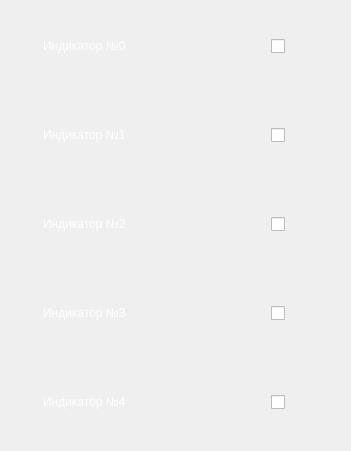
  <widget class="QWidget" name="layoutWidget">
   <property name="geometry">
    <rect>
     <x>50</x>
     <y>210</y>
     <width>351</width>
     <height>451</height>
    </rect>
   </property>
   <layout class="QVBoxLayout" name="verticalLayout">
    <item>
     <widget class="QGroupBox" name="group0">
      <property name="styleSheet">
       <string notr="true">QGroupBox { border: none; background-color: transparent; border-radius: 25px; /* Половина высоты для полного скругления */
display: flex;}</string>
      </property>
      <property name="title">
       <string/>
      </property>
      <widget class="QCheckBox" name="toggle0">
       <property name="enabled">
        <bool>true</bool>
       </property>
       <property name="geometry">
        <rect>
         <x>260</x>
         <y>20</y>
         <width>60</width>
         <height>30</height>
        </rect>
       </property>
       <property name="styleSheet">
        <string notr="true">QCheckBox::indicator {
	width: 60px;
	height: 90px;
	background-image: url(:/image/resources/img/info.png);
}

QCheckBox::indicator:checked {
	image: url(:/image/resources/img/on.png);
	background-image: url(:/image/resources/img/info.png);
}

QCheckBox::indicator:unchecked {
	image: url(:/image/resources/img/off.png);
	background-image: url(:/image/resources/img/info.png);
}

</string>
       </property>
       <property name="text">
        <string/>
       </property>
      </widget>
      <widget class="QLabel" name="indicator0_2">
       <property name="geometry">
        <rect>
         <x>9</x>
         <y>0</y>
         <width>321</width>
         <height>70</height>
        </rect>
       </property>
       <property name="sizePolicy">
        <sizepolicy hsizetype="Minimum" vsizetype="Maximum">
         <horstretch>0</horstretch>
         <verstretch>0</verstretch>
        </sizepolicy>
       </property>
       <property name="font">
        <font>
         <pointsize>9</pointsize>
         <fontweight>ExtraLight</fontweight>
        </font>
       </property>
       <property name="styleSheet">
        <string notr="true">width: 400px;
background-image: url(:/image/resources/img/info_black.png);
color: rgb(255, 255, 255);
height: 50px;
 /*background-color: white;*/
border-radius: 25px; /* Половина высоты для полного скругления */
display: flex;
align-items: center; /* Вертикальное выравнивание текста */
padding: 0 20px; /* Отступы с обоих концов */
box-shadow: 0 4px 8px rgba(0, 0, 0, 0.1); /* Небольшая тень для эффекта всплытия */
 margin: 10px 0; /* Для отступа между элементами, если их несколько */
</string>
       </property>
       <property name="frameShadow">
        <enum>QFrame::Raised</enum>
       </property>
       <property name="text">
        <string>&lt;!DOCTYPE html&gt;
&lt;html lang=&quot;ru&quot;&gt;
&lt;head&gt;
&lt;meta charset=&quot;UTF-8&quot;&gt;
&lt;meta name=&quot;viewport&quot; content=&quot;width=device-width, initial-scale=1.0&quot;&gt;
&lt;title&gt;CustomLabel&lt;/title&gt;
&lt;style&gt;
  .custom-label {
    width: 400px;
    height: 50px;
    border-radius: 25px; /* Половина высоты для полного скругления */
    display: flex;
    align-items: center; /* Вертикальное выравнивание текста */
    padding: 0 20px; /* Отступы с обоих концов */
    box-shadow: 0 4px 8px rgba(0, 0, 0, 0.1); /* Небольшая тень для эффекта всплытия */
    margin: 10px 0; /* Для отступа между элементами, если их несколько */
  }

  .custom-label-text {
    color: black;
    font-weight: 400; /* Тонкий шрифт */
    font-size: 20px; /* Размер шрифта */
  }
&lt;/style&gt;
&lt;/head&gt;
&lt;body&gt;

&lt;div class=&quot;custom-label&quot;&gt;
  &lt;span class=&quot;custom-label-text&quot;&gt;Индикатор №0&lt;/span&gt;
&lt;/div&gt;

&lt;/body&gt;
&lt;/html&gt;
</string>
       </property>
      </widget>
      <widget class="QPushButton" name="info0">
       <property name="enabled">
        <bool>true</bool>
       </property>
       <property name="geometry">
        <rect>
         <x>180</x>
         <y>25</y>
         <width>22</width>
         <height>22</height>
        </rect>
       </property>
       <property name="sizePolicy">
        <sizepolicy hsizetype="Maximum" vsizetype="Maximum">
         <horstretch>0</horstretch>
         <verstretch>0</verstretch>
        </sizepolicy>
       </property>
       <property name="font">
        <font>
         <pointsize>9</pointsize>
         <bold>false</bold>
         <stylestrategy>PreferAntialias</stylestrategy>
        </font>
       </property>
       <property name="mouseTracking">
        <bool>true</bool>
       </property>
       <property name="tabletTracking">
        <bool>true</bool>
       </property>
       <property name="focusPolicy">
        <enum>Qt::StrongFocus</enum>
       </property>
       <property name="autoFillBackground">
        <bool>false</bool>
       </property>
       <property name="styleSheet">
        <string notr="true">image: url(:/image/resources/img/info_black.png);
border-radius: 80px;</string>
       </property>
       <property name="text">
        <string/>
       </property>
       <property name="checkable">
        <bool>true</bool>
       </property>
       <attribute name="buttonGroup">
        <string notr="true">buttonGroup</string>
       </attribute>
      </widget>
      <zorder>indicator0_2</zorder>
      <zorder>info0</zorder>
      <zorder>toggle0</zorder>
     </widget>
    </item>
    <item>
     <spacer name="verticalSpacer">
      <property name="orientation">
       <enum>Qt::Vertical</enum>
      </property>
      <property name="sizeType">
       <enum>QSizePolicy::Fixed</enum>
      </property>
      <property name="sizeHint" stdset="0">
       <size>
        <width>10</width>
        <height>10</height>
       </size>
      </property>
     </spacer>
    </item>
    <item>
     <widget class="QGroupBox" name="group1">
      <property name="styleSheet">
       <string notr="true">QGroupBox { border: none; background-color: transparent; border-radius: 25px; /* Половина высоты для полного скругления */
display: flex;}</string>
      </property>
      <property name="title">
       <string/>
      </property>
      <widget class="QCheckBox" name="toggle0_2">
       <property name="enabled">
        <bool>true</bool>
       </property>
       <property name="geometry">
        <rect>
         <x>260</x>
         <y>20</y>
         <width>60</width>
         <height>30</height>
        </rect>
       </property>
       <property name="styleSheet">
        <string notr="true">QCheckBox::indicator {
	width: 60px;
	height: 90px;
	background-image: url(:/image/resources/img/info.png);
}

QCheckBox::indicator:checked {
	image: url(:/image/resources/img/on.png);
	background-image: url(:/image/resources/img/info.png);
}

QCheckBox::indicator:unchecked {
	image: url(:/image/resources/img/off.png);
	background-image: url(:/image/resources/img/info.png);
}

</string>
       </property>
       <property name="text">
        <string/>
       </property>
      </widget>
      <widget class="QLabel" name="indicator0_3">
       <property name="geometry">
        <rect>
         <x>9</x>
         <y>0</y>
         <width>320</width>
         <height>70</height>
        </rect>
       </property>
       <property name="sizePolicy">
        <sizepolicy hsizetype="Minimum" vsizetype="Maximum">
         <horstretch>0</horstretch>
         <verstretch>0</verstretch>
        </sizepolicy>
       </property>
       <property name="font">
        <font>
         <pointsize>9</pointsize>
         <fontweight>ExtraLight</fontweight>
        </font>
       </property>
       <property name="styleSheet">
        <string notr="true">width: 400px;
background-image: url(:/image/resources/img/info_black.png);
color: rgb(255, 255, 255);
height: 50px;
 /*background-color: white;*/
border-radius: 25px; /* Половина высоты для полного скругления */
display: flex;
align-items: center; /* Вертикальное выравнивание текста */
padding: 0 20px; /* Отступы с обоих концов */
box-shadow: 0 4px 8px rgba(0, 0, 0, 0.1); /* Небольшая тень для эффекта всплытия */
 margin: 10px 0; /* Для отступа между элементами, если их несколько */
</string>
       </property>
       <property name="frameShadow">
        <enum>QFrame::Raised</enum>
       </property>
       <property name="text">
        <string>&lt;!DOCTYPE html&gt;
&lt;html lang=&quot;ru&quot;&gt;
&lt;head&gt;
&lt;meta charset=&quot;UTF-8&quot;&gt;
&lt;meta name=&quot;viewport&quot; content=&quot;width=device-width, initial-scale=1.0&quot;&gt;
&lt;title&gt;CustomLabel&lt;/title&gt;
&lt;style&gt;
  .custom-label {
    width: 400px;
    height: 50px;
    border-radius: 25px; /* Половина высоты для полного скругления */
    display: flex;
    align-items: center; /* Вертикальное выравнивание текста */
    padding: 0 20px; /* Отступы с обоих концов */
  }

  .custom-label-text {
    color: black;
    font-weight: 400; /* Тонкий шрифт */
    font-size: 20px; /* Размер шрифта */
  }
&lt;/style&gt;
&lt;/head&gt;
&lt;body&gt;

&lt;div class=&quot;custom-label&quot;&gt;
  &lt;span class=&quot;custom-label-text&quot;&gt;Индикатор №1&lt;/span&gt;
&lt;/div&gt;

&lt;/body&gt;
&lt;/html&gt;
</string>
       </property>
      </widget>
      <widget class="QPushButton" name="info0_2">
       <property name="enabled">
        <bool>true</bool>
       </property>
       <property name="geometry">
        <rect>
         <x>180</x>
         <y>25</y>
         <width>22</width>
         <height>22</height>
        </rect>
       </property>
       <property name="sizePolicy">
        <sizepolicy hsizetype="Maximum" vsizetype="Maximum">
         <horstretch>0</horstretch>
         <verstretch>0</verstretch>
        </sizepolicy>
       </property>
       <property name="font">
        <font>
         <pointsize>9</pointsize>
         <bold>false</bold>
         <stylestrategy>PreferAntialias</stylestrategy>
        </font>
       </property>
       <property name="mouseTracking">
        <bool>true</bool>
       </property>
       <property name="tabletTracking">
        <bool>true</bool>
       </property>
       <property name="focusPolicy">
        <enum>Qt::StrongFocus</enum>
       </property>
       <property name="autoFillBackground">
        <bool>false</bool>
       </property>
       <property name="styleSheet">
        <string notr="true">image: url(:/image/resources/img/info_black.png);
border-radius: 80px;</string>
       </property>
       <property name="text">
        <string/>
       </property>
       <property name="checkable">
        <bool>true</bool>
       </property>
       <attribute name="buttonGroup">
        <string notr="true">buttonGroup</string>
       </attribute>
      </widget>
      <zorder>indicator0_3</zorder>
      <zorder>toggle0_2</zorder>
      <zorder>info0_2</zorder>
     </widget>
    </item>
    <item>
     <spacer name="verticalSpacer_2">
      <property name="orientation">
       <enum>Qt::Vertical</enum>
      </property>
      <property name="sizeType">
       <enum>QSizePolicy::Fixed</enum>
      </property>
      <property name="sizeHint" stdset="0">
       <size>
        <width>10</width>
        <height>10</height>
       </size>
      </property>
     </spacer>
    </item>
    <item>
     <widget class="QGroupBox" name="group1_2">
      <property name="styleSheet">
       <string notr="true">QGroupBox { width: 300px;
height: 50px;
border: none; background-color: transparent; border-radius: 35px;}</string>
      </property>
      <property name="title">
       <string/>
      </property>
      <widget class="QCheckBox" name="toggle0_3">
       <property name="enabled">
        <bool>true</bool>
       </property>
       <property name="geometry">
        <rect>
         <x>260</x>
         <y>20</y>
         <width>60</width>
         <height>30</height>
        </rect>
       </property>
       <property name="styleSheet">
        <string notr="true">QCheckBox::indicator {
	width: 60px;
	height: 90px;
	background-image: url(:/image/resources/img/info.png);
}

QCheckBox::indicator:checked {
	image: url(:/image/resources/img/on.png);
	background-image: url(:/image/resources/img/info.png);
}

QCheckBox::indicator:unchecked {
	image: url(:/image/resources/img/off.png);
	background-image: url(:/image/resources/img/info.png);
}

</string>
       </property>
       <property name="text">
        <string/>
       </property>
      </widget>
      <widget class="QLabel" name="indicator0_4">
       <property name="geometry">
        <rect>
         <x>9</x>
         <y>0</y>
         <width>321</width>
         <height>70</height>
        </rect>
       </property>
       <property name="sizePolicy">
        <sizepolicy hsizetype="Maximum" vsizetype="Maximum">
         <horstretch>0</horstretch>
         <verstretch>0</verstretch>
        </sizepolicy>
       </property>
       <property name="font">
        <font>
         <pointsize>9</pointsize>
         <fontweight>ExtraLight</fontweight>
        </font>
       </property>
       <property name="styleSheet">
        <string notr="true">width: 400px;
background-image: url(:/image/resources/img/info_black.png);
color: rgb(255, 255, 255);
height: 50px;
 /*background-color: white;*/
border-radius: 25px; /* Половина высоты для полного скругления */
display: flex;
align-items: center; /* Вертикальное выравнивание текста */
padding: 0 20px; /* Отступы с обоих концов */
box-shadow: 0 4px 8px rgba(0, 0, 0, 0.1); /* Небольшая тень для эффекта всплытия */
 margin: 10px 0; /* Для отступа между элементами, если их несколько */
</string>
       </property>
       <property name="frameShadow">
        <enum>QFrame::Raised</enum>
       </property>
       <property name="text">
        <string>&lt;!DOCTYPE html&gt;
&lt;html lang=&quot;ru&quot;&gt;
&lt;head&gt;
&lt;meta charset=&quot;UTF-8&quot;&gt;
&lt;meta name=&quot;viewport&quot; content=&quot;width=device-width, initial-scale=1.0&quot;&gt;
&lt;title&gt;CustomLabel&lt;/title&gt;
&lt;style&gt;
  .custom-label {
    width: 400px;
    height: 50px;
    border-radius: 25px; /* Половина высоты для полного скругления */
    display: flex;
    align-items: center; /* Вертикальное выравнивание текста */
    padding: 0 20px; /* Отступы с обоих концов */
  }

  .custom-label-text {
    color: black;
    font-weight: 400; /* Тонкий шрифт */
    font-size: 20px; /* Размер шрифта */
  }
&lt;/style&gt;
&lt;/head&gt;
&lt;body&gt;

&lt;div class=&quot;custom-label&quot;&gt;
  &lt;span class=&quot;custom-label-text&quot;&gt;Индикатор №2&lt;/span&gt;
&lt;/div&gt;

&lt;/body&gt;
&lt;/html&gt;
</string>
       </property>
      </widget>
      <widget class="QPushButton" name="info0_3">
       <property name="enabled">
        <bool>true</bool>
       </property>
       <property name="geometry">
        <rect>
         <x>180</x>
         <y>25</y>
         <width>22</width>
         <height>22</height>
        </rect>
       </property>
       <property name="sizePolicy">
        <sizepolicy hsizetype="Maximum" vsizetype="Maximum">
         <horstretch>0</horstretch>
         <verstretch>0</verstretch>
        </sizepolicy>
       </property>
       <property name="font">
        <font>
         <pointsize>9</pointsize>
         <bold>false</bold>
         <stylestrategy>PreferAntialias</stylestrategy>
        </font>
       </property>
       <property name="mouseTracking">
        <bool>true</bool>
       </property>
       <property name="tabletTracking">
        <bool>true</bool>
       </property>
       <property name="focusPolicy">
        <enum>Qt::StrongFocus</enum>
       </property>
       <property name="autoFillBackground">
        <bool>false</bool>
       </property>
       <property name="styleSheet">
        <string notr="true">image: url(:/image/resources/img/info_black.png);
border-radius: 80px;</string>
       </property>
       <property name="text">
        <string/>
       </property>
       <property name="checkable">
        <bool>true</bool>
       </property>
       <attribute name="buttonGroup">
        <string notr="true">buttonGroup</string>
       </attribute>
      </widget>
      <zorder>indicator0_4</zorder>
      <zorder>info0_3</zorder>
      <zorder>toggle0_3</zorder>
     </widget>
    </item>
    <item>
     <spacer name="verticalSpacer_3">
      <property name="orientation">
       <enum>Qt::Vertical</enum>
      </property>
      <property name="sizeType">
       <enum>QSizePolicy::Fixed</enum>
      </property>
      <property name="sizeHint" stdset="0">
       <size>
        <width>10</width>
        <height>10</height>
       </size>
      </property>
     </spacer>
    </item>
    <item>
     <widget class="QGroupBox" name="group1_3">
      <property name="styleSheet">
       <string notr="true">QGroupBox { border: none; background-color: transparent; border-radius: 25px; /* Половина высоты для полного скругления */
display: flex;}</string>
      </property>
      <property name="title">
       <string/>
      </property>
      <widget class="QCheckBox" name="toggle0_4">
       <property name="enabled">
        <bool>true</bool>
       </property>
       <property name="geometry">
        <rect>
         <x>260</x>
         <y>20</y>
         <width>60</width>
         <height>30</height>
        </rect>
       </property>
       <property name="styleSheet">
        <string notr="true">QCheckBox::indicator {
	width: 60px;
	height: 90px;
	background-image: url(:/image/resources/img/info.png);
}

QCheckBox::indicator:checked {
	image: url(:/image/resources/img/on.png);
	background-image: url(:/image/resources/img/info.png);
}

QCheckBox::indicator:unchecked {
	image: url(:/image/resources/img/off.png);
	background-image: url(:/image/resources/img/info.png);
}

</string>
       </property>
       <property name="text">
        <string/>
       </property>
      </widget>
      <widget class="QLabel" name="indicator0_5">
       <property name="geometry">
        <rect>
         <x>9</x>
         <y>0</y>
         <width>321</width>
         <height>70</height>
        </rect>
       </property>
       <property name="sizePolicy">
        <sizepolicy hsizetype="Minimum" vsizetype="Maximum">
         <horstretch>0</horstretch>
         <verstretch>0</verstretch>
        </sizepolicy>
       </property>
       <property name="font">
        <font>
         <pointsize>9</pointsize>
         <fontweight>ExtraLight</fontweight>
        </font>
       </property>
       <property name="styleSheet">
        <string notr="true">width: 400px;
background-image: url(:/image/resources/img/info_black.png);
color: rgb(255, 255, 255);
height: 50px;
 /*background-color: white;*/
border-radius: 25px; /* Половина высоты для полного скругления */
display: flex;
align-items: center; /* Вертикальное выравнивание текста */
padding: 0 20px; /* Отступы с обоих концов */
box-shadow: 0 4px 8px rgba(0, 0, 0, 0.1); /* Небольшая тень для эффекта всплытия */
 margin: 10px 0; /* Для отступа между элементами, если их несколько */
</string>
       </property>
       <property name="frameShadow">
        <enum>QFrame::Raised</enum>
       </property>
       <property name="text">
        <string>&lt;!DOCTYPE html&gt;
&lt;html lang=&quot;ru&quot;&gt;
&lt;head&gt;
&lt;meta charset=&quot;UTF-8&quot;&gt;
&lt;meta name=&quot;viewport&quot; content=&quot;width=device-width, initial-scale=1.0&quot;&gt;
&lt;title&gt;CustomLabel&lt;/title&gt;
&lt;style&gt;
  .custom-label {
    width: 400px;
    height: 50px;
    border-radius: 25px; /* Половина высоты для полного скругления */
    display: flex;
    align-items: center; /* Вертикальное выравнивание текста */
    padding: 0 20px; /* Отступы с обоих концов */
  }

  .custom-label-text {
    color: black;
    font-weight: 400; /* Тонкий шрифт */
    font-size: 20px; /* Размер шрифта */
  }
&lt;/style&gt;
&lt;/head&gt;
&lt;body&gt;

&lt;div class=&quot;custom-label&quot;&gt;
  &lt;span class=&quot;custom-label-text&quot;&gt;Индикатор №3&lt;/span&gt;
&lt;/div&gt;

&lt;/body&gt;
&lt;/html&gt;
</string>
       </property>
      </widget>
      <widget class="QPushButton" name="info0_4">
       <property name="enabled">
        <bool>true</bool>
       </property>
       <property name="geometry">
        <rect>
         <x>180</x>
         <y>25</y>
         <width>22</width>
         <height>22</height>
        </rect>
       </property>
       <property name="sizePolicy">
        <sizepolicy hsizetype="Maximum" vsizetype="Maximum">
         <horstretch>0</horstretch>
         <verstretch>0</verstretch>
        </sizepolicy>
       </property>
       <property name="font">
        <font>
         <pointsize>9</pointsize>
         <bold>false</bold>
         <stylestrategy>PreferAntialias</stylestrategy>
        </font>
       </property>
       <property name="mouseTracking">
        <bool>true</bool>
       </property>
       <property name="tabletTracking">
        <bool>true</bool>
       </property>
       <property name="focusPolicy">
        <enum>Qt::StrongFocus</enum>
       </property>
       <property name="autoFillBackground">
        <bool>false</bool>
       </property>
       <property name="styleSheet">
        <string notr="true">image: url(:/image/resources/img/info_black.png);
border-radius: 80px;</string>
       </property>
       <property name="text">
        <string/>
       </property>
       <property name="checkable">
        <bool>true</bool>
       </property>
       <attribute name="buttonGroup">
        <string notr="true">buttonGroup</string>
       </attribute>
      </widget>
      <zorder>indicator0_5</zorder>
      <zorder>info0_4</zorder>
      <zorder>toggle0_4</zorder>
     </widget>
    </item>
    <item>
     <spacer name="verticalSpacer_4">
      <property name="orientation">
       <enum>Qt::Vertical</enum>
      </property>
      <property name="sizeType">
       <enum>QSizePolicy::Fixed</enum>
      </property>
      <property name="sizeHint" stdset="0">
       <size>
        <width>10</width>
        <height>10</height>
       </size>
      </property>
     </spacer>
    </item>
    <item>
     <widget class="QGroupBox" name="group1_4">
      <property name="styleSheet">
       <string notr="true">QGroupBox { border: none; background-color: transparent; border-radius: 25px; /* Половина высоты для полного скругления */
display: flex;}</string>
      </property>
      <property name="title">
       <string/>
      </property>
      <widget class="QCheckBox" name="toggle0_5">
       <property name="enabled">
        <bool>true</bool>
       </property>
       <property name="geometry">
        <rect>
         <x>260</x>
         <y>20</y>
         <width>60</width>
         <height>30</height>
        </rect>
       </property>
       <property name="styleSheet">
        <string notr="true">QCheckBox::indicator {
	width: 60px;
	height: 90px;
	background-image: url(:/image/resources/img/info.png);
}

QCheckBox::indicator:checked {
	image: url(:/image/resources/img/on.png);
	background-image: url(:/image/resources/img/info.png);
}

QCheckBox::indicator:unchecked {
	image: url(:/image/resources/img/off.png);
	background-image: url(:/image/resources/img/info.png);
}

</string>
       </property>
       <property name="text">
        <string/>
       </property>
      </widget>
      <widget class="QLabel" name="indicator0_6">
       <property name="geometry">
        <rect>
         <x>9</x>
         <y>0</y>
         <width>321</width>
         <height>70</height>
        </rect>
       </property>
       <property name="sizePolicy">
        <sizepolicy hsizetype="Maximum" vsizetype="MinimumExpanding">
         <horstretch>0</horstretch>
         <verstretch>0</verstretch>
        </sizepolicy>
       </property>
       <property name="font">
        <font>
         <pointsize>9</pointsize>
         <fontweight>ExtraLight</fontweight>
        </font>
       </property>
       <property name="styleSheet">
        <string notr="true">width: 400px;
background-image: url(:/image/resources/img/info_black.png);
color: rgb(255, 255, 255);
height: 50px;
 /*background-color: white;*/
border-radius: 25px; /* Половина высоты для полного скругления */
display: flex;
align-items: center; /* Вертикальное выравнивание текста */
padding: 0 20px; /* Отступы с обоих концов */
box-shadow: 0 4px 8px rgba(0, 0, 0, 0.1); /* Небольшая тень для эффекта всплытия */
 margin: 10px 0; /* Для отступа между элементами, если их несколько */
</string>
       </property>
       <property name="frameShadow">
        <enum>QFrame::Raised</enum>
       </property>
       <property name="text">
        <string>&lt;!DOCTYPE html&gt;
&lt;html lang=&quot;ru&quot;&gt;
&lt;head&gt;
&lt;meta charset=&quot;UTF-8&quot;&gt;
&lt;meta name=&quot;viewport&quot; content=&quot;width=device-width, initial-scale=1.0&quot;&gt;
&lt;title&gt;CustomLabel&lt;/title&gt;
&lt;style&gt;
  .custom-label {
    width: 400px;
    height: 50px;
    border-radius: 25px; /* Половина высоты для полного скругления */
    display: flex;
    align-items: center; /* Вертикальное выравнивание текста */
    padding: 0 20px; /* Отступы с обоих концов */
  }

  .custom-label-text {
    color: black;
    font-weight: 400; /* Тонкий шрифт */
    font-size: 20px; /* Размер шрифта */
  }
&lt;/style&gt;
&lt;/head&gt;
&lt;body&gt;

&lt;div class=&quot;custom-label&quot;&gt;
  &lt;span class=&quot;custom-label-text&quot;&gt;Индикатор №4&lt;/span&gt;
&lt;/div&gt;

&lt;/body&gt;
&lt;/html&gt;
</string>
       </property>
      </widget>
      <widget class="QPushButton" name="info0_5">
       <property name="enabled">
        <bool>true</bool>
       </property>
       <property name="geometry">
        <rect>
         <x>180</x>
         <y>25</y>
         <width>22</width>
         <height>22</height>
        </rect>
       </property>
       <property name="sizePolicy">
        <sizepolicy hsizetype="Maximum" vsizetype="Maximum">
         <horstretch>0</horstretch>
         <verstretch>0</verstretch>
        </sizepolicy>
       </property>
       <property name="font">
        <font>
         <pointsize>9</pointsize>
         <bold>false</bold>
         <stylestrategy>PreferAntialias</stylestrategy>
        </font>
       </property>
       <property name="mouseTracking">
        <bool>true</bool>
       </property>
       <property name="tabletTracking">
        <bool>true</bool>
       </property>
       <property name="focusPolicy">
        <enum>Qt::StrongFocus</enum>
       </property>
       <property name="autoFillBackground">
        <bool>false</bool>
       </property>
       <property name="styleSheet">
        <string notr="true">image: url(:/image/resources/img/info_black.png);
border-radius: 80px;</string>
       </property>
       <property name="text">
        <string/>
       </property>
       <property name="checkable">
        <bool>true</bool>
       </property>
       <attribute name="buttonGroup">
        <string notr="true">buttonGroup</string>
       </attribute>
      </widget>
      <zorder>indicator0_6</zorder>
      <zorder>info0_5</zorder>
      <zorder>toggle0_5</zorder>
     </widget>
    </item>
   </layout>
  </widget>
